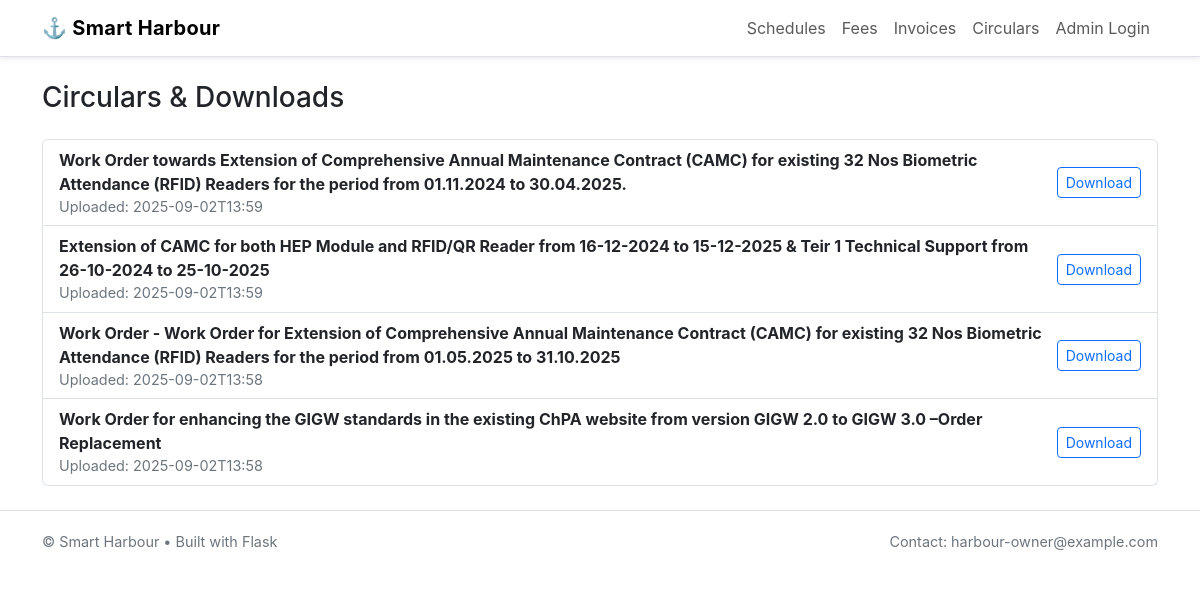
The app's page /circulars with its own data.
### tables this page shows
CREATE TABLE circulars (
            id INTEGER PRIMARY KEY AUTOINCREMENT,
            title TEXT NOT NULL,
            filename TEXT,
            uploaded_at TEXT NOT NULL
        );

### app.py (the view, shortened to what this page needs)
@app.route("/circulars", methods=["GET","POST"])
def circulars():
    with get_db() as con:
        circs = con.execute("SELECT * FROM circulars ORDER BY uploaded_at DESC").fetchall()
    return render_template("circulars.html", circs=circs)

### app.py (called while the page is built)
def get_db():
    conn = sqlite3.connect(APP_DB)
    conn.row_factory = sqlite3.Row
    return conn

@app.before_request
def setup():
    if not hasattr(app, 'db_initialized'):
        init_db()
        os.makedirs(os.path.join(app.root_path, "uploads"), exist_ok=True)
        app.db_initialized = True

### templates/circulars.html (shortened to what this page needs)
{% extends "base.html" %} {% block content %}
<div class="d-flex justify-content-between align-items-center mb-3">
    <h3>Circulars & Downloads</h3>
</div>
<ul class="list-group">
    {% for c in circs %}
    <li class="list-group-item d-flex justify-content-between align-items-center">
        <div>
            <div class="fw-bold">{{ c['title'] }}</div>
            <div class="small-muted">Uploaded: {{ c['uploaded_at'] }}</div>
        </div>
        <div>
            {% if c['filename'] %}
            <a class="btn btn-sm btn-outline-primary" href="{{ url_for('uploads', filename=c['filename']) }}">Download</a> {% else %}
            <span class="small-muted">No file</span> {% endif %}
        </div>
    </li>
    {% else %}
    <li class="list-group-item small-muted">No circulars available.</li>
    {% endfor %}
</ul>
{% endblock %}

### templates/base.html (style rules this page uses)
body { font-family: Inter, system-ui, -apple-system, 'Segoe UI', Roboto, 'Helvetica Neue', Arial; }
.small-muted { color: #6c757d; font-size: 0.9rem; }

### records on screen
circulars: title "Work Order towards Extension of Comprehensive Annual Maintenance Contract (CAMC) for existing 32 Nos Biometric Attendance (RFID) Readers for the period from 01.11.2024 to 30.04.2025.", uploaded_at "2025-09-02T13:59"
circulars: title "Extension of CAMC for both HEP Module and RFID/QR Reader from 16-12-2024 to 15-12-2025 & Teir 1 Technical Support from 26-10-2024 to 25-10-2025", uploaded_at "2025-09-02T13:59"
circulars: title "Work Order - Work Order for Extension of Comprehensive Annual Maintenance Contract (CAMC) for existing 32 Nos Biometric Attendance (RFID) Readers for the period from 01.05.2025 to 31.10.2025", uploaded_at "2025-09-02T13:58"
circulars: title "Work Order for enhancing the GIGW standards in the existing ChPA website from version GIGW 2.0 to GIGW 3.0 –Order Replacement", uploaded_at "2025-09-02T13:58"
